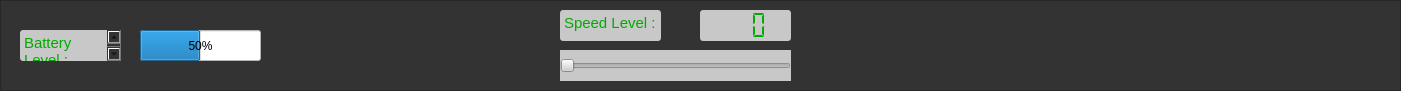
   <widget class="QFrame" name="WifiBot_Info">
    <property name="geometry">
     <rect>
      <x>0</x>
      <y>630</y>
      <width>1401</width>
      <height>91</height>
     </rect>
    </property>
    <property name="styleSheet">
     <string notr="true">background-color : #333 ;</string>
    </property>
    <property name="frameShape">
     <enum>QFrame::StyledPanel</enum>
    </property>
    <property name="frameShadow">
     <enum>QFrame::Raised</enum>
    </property>
    <widget class="QTextEdit" name="Front_Right_Speed_Label_4">
     <property name="geometry">
      <rect>
       <x>560</x>
       <y>10</y>
       <width>101</width>
       <height>31</height>
      </rect>
     </property>
     <property name="font">
      <font>
       <pointsize>8</pointsize>
      </font>
     </property>
     <property name="styleSheet">
      <string notr="true">background-color: rgb(200, 200, 200);
color: rgb(0, 170, 0);
border-radius : 3px ;</string>
     </property>
     <property name="html">
      <string>&lt;!DOCTYPE HTML PUBLIC &quot;-//W3C//DTD HTML 4.0//EN&quot; &quot;http://www.w3.org/TR/REC-html40/strict.dtd&quot;&gt;
&lt;html&gt;&lt;head&gt;&lt;meta name=&quot;qrichtext&quot; content=&quot;1&quot; /&gt;&lt;meta charset=&quot;utf-8&quot; /&gt;&lt;style type=&quot;text/css&quot;&gt;
p, li { white-space: pre-wrap; }
hr { height: 1px; border-width: 0; }
li.unchecked::marker { content: &quot;\2610&quot;; }
li.checked::marker { content: &quot;\2612&quot;; }
&lt;/style&gt;&lt;/head&gt;&lt;body style=&quot; font-family:'Segoe UI'; font-size:8pt; font-weight:400; font-style:normal;&quot;&gt;
&lt;p style=&quot; margin-top:0px; margin-bottom:0px; margin-left:0px; margin-right:0px; -qt-block-indent:0; text-indent:0px;&quot;&gt;&lt;span style=&quot; font-size:11pt;&quot;&gt;Speed Level :&lt;/span&gt;&lt;/p&gt;&lt;/body&gt;&lt;/html&gt;</string>
     </property>
    </widget>
    <widget class="QSlider" name="SetSpeed">
     <property name="geometry">
      <rect>
       <x>560</x>
       <y>50</y>
       <width>231</width>
       <height>31</height>
      </rect>
     </property>
     <property name="styleSheet">
      <string notr="true">background-color: rgb(200, 200, 200);
color: rgb(0, 170, 0);</string>
     </property>
     <property name="inputMethodHints">
      <set>Qt::ImhNone</set>
     </property>
     <property name="maximum">
      <number>230</number>
     </property>
     <property name="tracking">
      <bool>true</bool>
     </property>
     <property name="orientation">
      <enum>Qt::Horizontal</enum>
     </property>
    </widget>
    <widget class="QTextEdit" name="Front_Right_Speed_Label_2">
     <property name="geometry">
      <rect>
       <x>20</x>
       <y>30</y>
       <width>101</width>
       <height>31</height>
      </rect>
     </property>
     <property name="font">
      <font>
       <pointsize>8</pointsize>
      </font>
     </property>
     <property name="styleSheet">
      <string notr="true">background-color: rgb(200, 200, 200);
color: rgb(0, 170, 0);
border-radius : 3px ;</string>
     </property>
     <property name="html">
      <string>&lt;!DOCTYPE HTML PUBLIC &quot;-//W3C//DTD HTML 4.0//EN&quot; &quot;http://www.w3.org/TR/REC-html40/strict.dtd&quot;&gt;
&lt;html&gt;&lt;head&gt;&lt;meta name=&quot;qrichtext&quot; content=&quot;1&quot; /&gt;&lt;meta charset=&quot;utf-8&quot; /&gt;&lt;style type=&quot;text/css&quot;&gt;
p, li { white-space: pre-wrap; }
hr { height: 1px; border-width: 0; }
li.unchecked::marker { content: &quot;\2610&quot;; }
li.checked::marker { content: &quot;\2612&quot;; }
&lt;/style&gt;&lt;/head&gt;&lt;body style=&quot; font-family:'Segoe UI'; font-size:8pt; font-weight:400; font-style:normal;&quot;&gt;
&lt;p style=&quot; margin-top:0px; margin-bottom:0px; margin-left:0px; margin-right:0px; -qt-block-indent:0; text-indent:0px;&quot;&gt;&lt;span style=&quot; font-size:11pt;&quot;&gt;Battery Level :&lt;/span&gt;&lt;/p&gt;&lt;/body&gt;&lt;/html&gt;</string>
     </property>
    </widget>
    <widget class="QProgressBar" name="Battery_Level">
     <property name="geometry">
      <rect>
       <x>140</x>
       <y>30</y>
       <width>121</width>
       <height>31</height>
      </rect>
     </property>
     <property name="styleSheet">
      <string notr="true">background-color: rgb(255, 255, 255);
color: rgb(0, 0, 0);
</string>
     </property>
     <property name="value">
      <number>50</number>
     </property>
    </widget>
    <widget class="QLCDNumber" name="SpeedLCD">
     <property name="geometry">
      <rect>
       <x>700</x>
       <y>10</y>
       <width>91</width>
       <height>31</height>
      </rect>
     </property>
     <property name="font">
      <font>
       <pointsize>12</pointsize>
      </font>
     </property>
     <property name="styleSheet">
      <string notr="true">background-color: rgb(200, 200, 200);
color: rgb(0, 170, 0);
border-radius : 3px ;</string>
     </property>
     <property name="smallDecimalPoint">
      <bool>false</bool>
     </property>
     <property name="digitCount">
      <number>3</number>
     </property>
     <property name="mode">
      <enum>QLCDNumber::Dec</enum>
     </property>
     <property name="segmentStyle">
      <enum>QLCDNumber::Flat</enum>
     </property>
     <property name="value" stdset="0">
      <double>0.000000000000000</double>
     </property>
     <property name="intValue" stdset="0">
      <number>0</number>
     </property>
    </widget>
   </widget>
